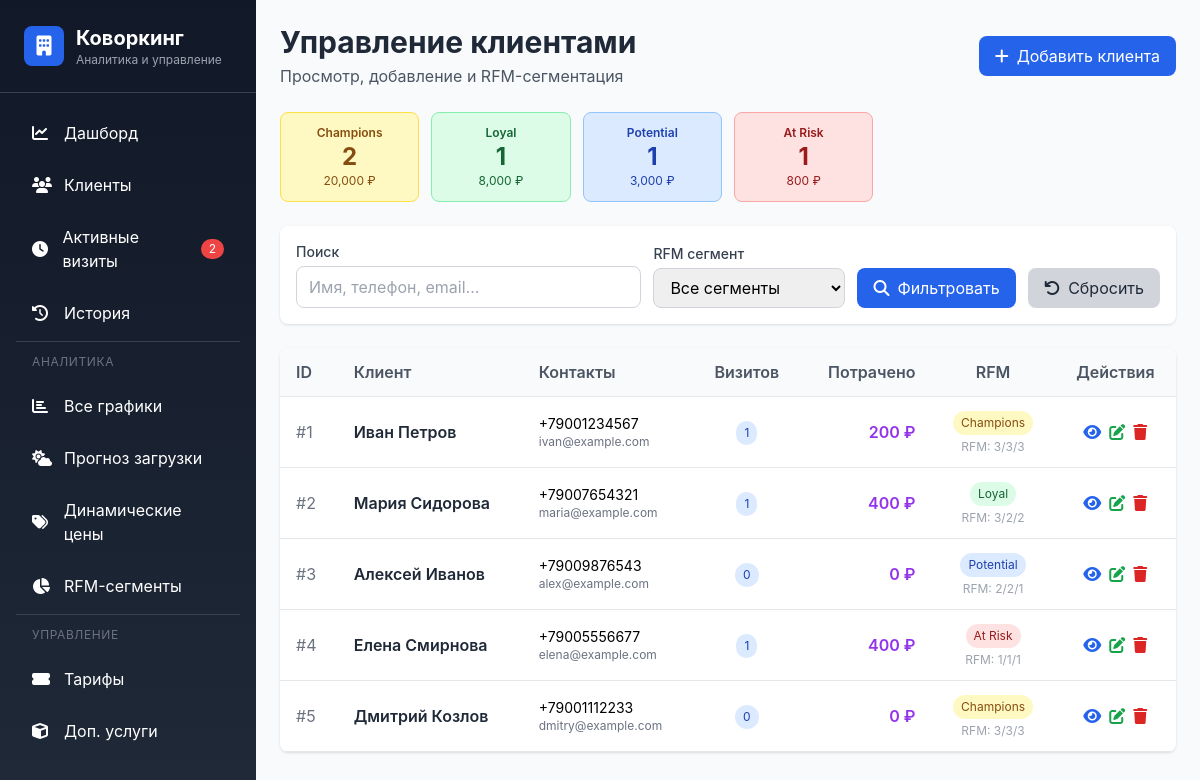
/clients.php?error=invalid_id, run on the app's committed database.
### tables this page shows
CREATE TABLE `clients` (
  `id` int(11) NOT NULL AUTO_INCREMENT,
  `full_name` varchar(255) NOT NULL,
  `phone` varchar(20) NOT NULL,
  `email` varchar(255) DEFAULT NULL,
  `birthday` date DEFAULT NULL,
  `registration_date` datetime DEFAULT current_timestamp(),
  `total_visits` int(11) DEFAULT 0,
  `total_hours` decimal(10,2) DEFAULT 0.00,
  `total_spent` decimal(10,2) DEFAULT 0.00,
  `last_visit_date` datetime DEFAULT NULL,
  `r_score` tinyint(4) DEFAULT 1,
  `f_score` tinyint(4) DEFAULT 1,
  `m_score` tinyint(4) DEFAULT 1,
  `rfm_segment` varchar(50) DEFAULT NULL,
  `is_active` tinyint(1) DEFAULT 1,
  `notes` text DEFAULT NULL,
  `created_at` timestamp NOT NULL DEFAULT current_timestamp(),
  `updated_at` timestamp NOT NULL DEFAULT current_timestamp() ON UPDATE current_timestamp(),
  PRIMARY KEY (`id`),
  UNIQUE KEY `phone` (`phone`),
  KEY `idx_phone` (`phone`),
  KEY `idx_rfm` (`r_score`,`f_score`,`m_score`),
  KEY `idx_last_visit` (`last_visit_date`)
);

### clients.php (the view, shortened to what this page needs)
<?php
$page = isset($_GET['page']) ? (int)$_GET['page'] : 1;
$limit = 10;
$offset = ($page - 1) * $limit;
$search = $_GET['search'] ?? '';
$db = getDB();
$where_conditions = [];
$params = [];
$where_sql = !empty($where_conditions) ? "WHERE " . implode(" AND ", $where_conditions) : "";
$sql = "
    SELECT c.*,
           (SELECT COUNT(*) FROM visits WHERE client_id = c.id AND status = 'completed') as total_visits_count,
           (SELECT COALESCE(SUM(total_amount), 0) FROM visits WHERE client_id = c.id AND status = 'completed') as total_spent_amount,
           (SELECT MAX(end_time) FROM visits WHERE client_id = c.id AND status = 'completed') as last_visit
    FROM clients c
    $where_sql
    ORDER BY c.created_at DESC
    LIMIT $offset, $limit
";
$stmt = $db->prepare($sql);
$stmt->execute($params);
$clients = $stmt->fetchAll();
$stmt = $db->query("
    SELECT
        rfm_segment,
        COUNT(*) as count,
        ROUND(AVG(total_spent), 0) as avg_spent,
        ROUND(AVG(total_visits), 1) as avg_visits
    FROM clients
    WHERE rfm_segment IS NOT NULL
    GROUP BY rfm_segment
    ORDER BY
        CASE rfm_segment
            WHEN 'Champions' THEN 1
            WHEN 'Loyal' THEN 2
            WHEN 'Potential' THEN 3
            WHEN 'Promising' THEN 4
            WHEN 'Regular' THEN 5
            WHEN 'At Risk' THEN 6
            WHEN 'Lost' THEN 7
            ELSE 8
        END
");
$segment_stats = $stmt->fetchAll();
include 'header.php';
include 'left-menu.php';
?>
<div class="flex-1 p-6 bg-gray-50">
    <div class="flex justify-between items-center mb-6">
        <div>
            <h1 class="text-3xl font-bold text-gray-800">Управление клиентами</h1>
            <p class="text-gray-600 mt-1">Просмотр, добавление и RFM-сегментация</p>
        </div>
        <button onclick="openAddModal()" class="bg-blue-600 hover:bg-blue-700 text-white px-4 py-2 rounded-lg transition flex items-center space-x-2">
            <i class="fas fa-plus"></i>
            <span>Добавить клиента</span>
        </button>
    </div>
    <div class="grid grid-cols-2 md:grid-cols-3 lg:grid-cols-6 gap-3 mb-6">
        <?php
        $segment_colors = [
            'Champions' => 'bg-yellow-100 text-yellow-800 border-yellow-300',
            'Loyal' => 'bg-green-100 text-green-800 border-green-300',
            'Potential' => 'bg-blue-100 text-blue-800 border-blue-300',
            'Promising' => 'bg-purple-100 text-purple-800 border-purple-300',
            'Regular' => 'bg-gray-100 text-gray-800 border-gray-300',
            'At Risk' => 'bg-red-100 text-red-800 border-red-300',
            'Lost' => 'bg-gray-300 text-gray-700 border-gray-400'
        ];
        foreach ($segment_stats as $stat):
            $color = $segment_colors[$stat['rfm_segment']] ?? 'bg-gray-100 text-gray-800';
        ?>
        <div class="rounded-lg border p-3 text-center <?= $color ?>">
            <p class="text-xs font-semibold"><?= $stat['rfm_segment'] ?></p>
            <p class="text-2xl font-bold"><?= $stat['count'] ?></p>
            <p class="text-xs"><?= number_format($stat['avg_spent'], 0) ?> ₽</p>
        </div>
        <?php endforeach; ?>
    </div>
    <div class="bg-white rounded-lg shadow mb-6 p-4">
        <form method="GET" class="flex flex-wrap gap-3 items-end">
            <div class="flex-1 min-w-[200px]">
                <label class="block text-sm font-medium text-gray-700 mb-1">Поиск</label>
                <input type="text" name="search" value="<?= htmlspecialchars($search) ?>"
                       placeholder="Имя, телефон, email..."
                       class="w-full border border-gray-300 rounded-lg px-3 py-2 focus:outline-none focus:ring-2 focus:ring-blue-500">
            </div>
            <div class="w-48">
                <label class="block text-sm font-medium text-gray-700 mb-1">RFM сегмент</label>
                <select name="segment" class="w-full border border-gray-300 rounded-lg px-3 py-2 focus:outline-none focus:ring-2 focus:ring-blue-500">
                    <option value="all">Все сегменты</option>
                </select>
            </div>
            <div>
                <button type="submit" class="bg-blue-600 hover:bg-blue-700 text-white px-4 py-2 rounded-lg transition">
                    <i class="fas fa-search mr-2"></i>Фильтровать
                </button>
                <a href="clients.php" class="bg-gray-300 hover:bg-gray-400 text-gray-800 px-4 py-2 rounded-lg transition ml-2 inline-block">
                    <i class="fas fa-undo mr-2"></i>Сбросить
                </a>
            </div>
        </form>
    </div>
    <div class="bg-white rounded-lg shadow overflow-hidden">
        <div class="overflow-x-auto">
            <table class="w-full">
                <thead class="bg-gray-50 border-b">
                    <tr>
                        <th class="text-left py-3 px-4 font-semibold text-gray-600">ID</th>
                        <th class="text-left py-3 px-4 font-semibold text-gray-600">Клиент</th>
                        <th class="text-left py-3 px-4 font-semibold text-gray-600">Контакты</th>
                        <th class="text-center py-3 px-4 font-semibold text-gray-600">Визитов</th>
                        <th class="text-right py-3 px-4 font-semibold text-gray-600">Потрачено</th>
                        <th class="text-center py-3 px-4 font-semibold text-gray-600">RFM</th>
                        <th class="text-center py-3 px-4 font-semibold text-gray-600">Действия</th>
                    </tr>
                </thead>
                <tbody>
                    <?php if (empty($clients)): ?>
                        <tr>
                            <td colspan="7" class="text-center py-8 text-gray-500">
                                <i class="fas fa-users fa-2x mb-2 block"></i>
                                Клиенты не найдены
                            </td>
                        </tr>
                    <?php else: ?>
                        <?php foreach ($clients as $client):
                            $rfm_color = $segment_colors[$client['rfm_segment']] ?? 'bg-gray-100 text-gray-800';
                        ?>
                            <tr class="border-b hover:bg-gray-50 transition">
                                <td class="py-3 px-4 text-gray-500">#<?= $client['id'] ?></td>
                                <td class="py-3 px-4">
                                    <div class="font-semibold text-gray-800"><?= htmlspecialchars($client['full_name']) ?></div>
                                </td>
                                <td class="py-3 px-4">
                                    <div class="text-sm"><?= htmlspecialchars($client['phone']) ?></div>
                                    <div class="text-xs text-gray-500"><?= htmlspecialchars($client['email']) ?></div>
                                </td>
                                <td class="py-3 px-4 text-center">
                                    <span class="inline-block px-2 py-1 text-xs rounded-full bg-blue-100 text-blue-800">
                                        <?= $client['total_visits_count'] ?? 0 ?>
                                    </span>
                                </td>
                                <td class="py-3 px-4 text-right font-semibold text-purple-600">
                                    <?= number_format($client['total_spent_amount'] ?? 0, 0, ',', ' ') ?> ₽
                                </td>
                                <td class="py-3 px-4 text-center">
                                    <span class="inline-block px-2 py-1 text-xs rounded-full <?= $rfm_color ?>">
                                        <?= $client['rfm_segment'] ?? 'New' ?>
                                    </span>
                                    <div class="text-xs text-gray-400 mt-1">
                                        RFM: <?= $client['r_score'] ?? 1 ?>/<?= $client['f_score'] ?? 1 ?>/<?= $client['m_score'] ?? 1 ?>
                                    </div>
                                </td>
                                <td class="py-3 px-4 text-center">
                                    <div class="flex items-center justify-center space-x-2">
                                        <button onclick="viewClient(<?= $client['id'] ?>)"
                                                class="text-blue-600 hover:text-blue-800 transition" title="Просмотр">
                                            <i class="fas fa-eye"></i>
                                        </button>
                                        <button onclick="editClient(<?= htmlspecialchars(json_encode($client)) ?>)"
                                                class="text-green-600 hover:text-green-800 transition" title="Редактировать">
                                            <i class="fas fa-edit"></i>
                                        </button>
                                        <button onclick="deleteClient(<?= $client['id'] ?>, '<?= htmlspecialchars($client['full_name']) ?>')"
                                                class="text-red-600 hover:text-red-800 transition" title="Удалить">
                                            <i class="fas fa-trash"></i>
                                        </button>
                                    </div>
                                </td>
                            </tr>
                        <?php endforeach; ?>
                    <?php endif; ?>
                </tbody>
            </table>
        </div>
    </div>
</div>
<?php include 'footer.php'; ?>

### header.php (style rules this page uses)
* { margin: 0; padding: 0; box-sizing: border-box; }
body { font-family: -apple-system, BlinkMacSystemFont, 'Segoe UI', Roboto, 'Helvetica Neue', Arial, sans-serif; }

### data on the page
clients: id "1", full_name "Иван Петров", phone "+79001234567", email "ivan@example.com", total_visits_count "1", total_spent_amount "200", rfm_segment "Champions", r_score "3", f_score "3", m_score "3"
clients: id "2", full_name "Мария Сидорова", phone "+79007654321", email "maria@example.com", total_visits_count "1", total_spent_amount "400", rfm_segment "Loyal", r_score "3", f_score "2", m_score "2"
clients: id "3", full_name "Алексей Иванов", phone "+79009876543", email "alex@example.com", total_visits_count "0", total_spent_amount "0", rfm_segment "Potential", r_score "2", f_score "2", m_score "1"
clients: id "4", full_name "Елена Смирнова", phone "+79005556677", email "elena@example.com", total_visits_count "1", total_spent_amount "400", rfm_segment "At Risk", r_score "1", f_score "1", m_score "1"
clients: id "5", full_name "Дмитрий Козлов", phone "+79001112233", email "dmitry@example.com", total_visits_count "0", total_spent_amount "0", rfm_segment "Champions", r_score "3", f_score "3", m_score "3"

### other printed values
$active_count "2"
$stat['rfm_segment'] "Champions"
$stat['count'] "2"
$stat['avg_spent'] "20,000"
$stat['rfm_segment'] "Loyal"
$stat['count'] "1"
$stat['avg_spent'] "8,000"
$stat['rfm_segment'] "Potential"
$stat['avg_spent'] "3,000"
$stat['rfm_segment'] "At Risk"
$stat['avg_spent'] "800"
